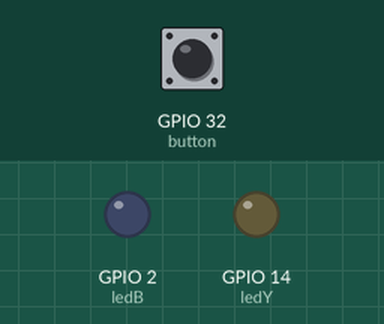
Simulated run of this program. Board: ESP32 board running MicroPython. Shown: output pins drawn as LEDs (lit = HIGH). Inputs (shaded band) come from the test bench; at power-on: GPIO 32 (button) LOW. What the program prints to the serial console is not drawn.

Above: at 1.2 s.
1.3 s: GPIO 32 (button) pulled HIGH for 1 s
At 3.4 s:
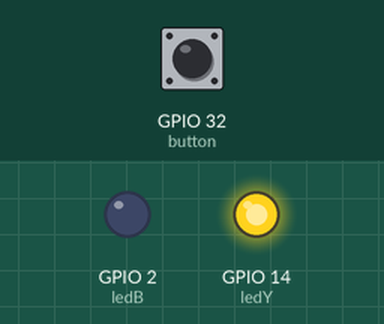
3.8 s: GPIO 32 (button) pulled HIGH for 0.15 s
At 5.1 s:
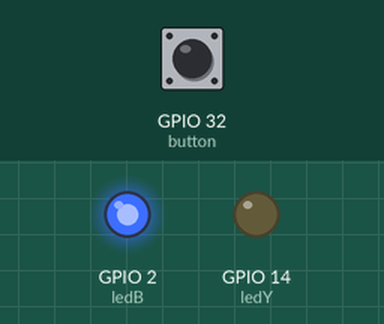
5.4 s: GPIO 32 (button) pulled HIGH for 3.2 s
Timing chart, 0 to 6.2 s (numbered marks = the images above; inputs shaded):
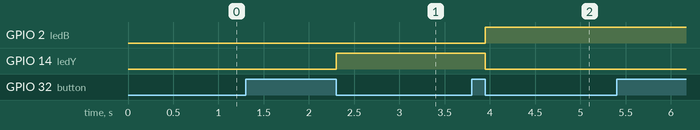

The program:

buttons.py
```python
from machine import Pin

PIN_BUTTON = 32
PIN_LED_B = 2
PIN_LED_Y = 14
#variables PWM
freq = 500
id = 0
ledY = Pin(PIN_LED_Y, Pin.OUT)
ledB = Pin(PIN_LED_B, Pin.OUT)

button = Pin(PIN_BUTTON, Pin.PULL_DOWN)
ledB.off()
ledY.off()
print("Getting started")
while True:
    state_button = button.value()
    if id == 0:
        ledB.off()
        ledY.off()
    if state_button == 1:
        id = id + 1

    if id ==1:
        ledB.on()
        ledY.off()
    if id ==2:
        ledY.on()
        ledB.off()
    if id == 3:
        ledB.on()
        ledY.on()
    if id > 3:
        id = 0
    if state_button == 1:
        print("Press button || id: ",id)
# def highLed():
#     global count, led

#     if count == 0:
#         ledB.on()
#         ledY.off()
#         print('Blue led on')
#     if count == 1:
#         ledB.off()
#         ledY.on()
#         print('Yellow led on')
#     if count == 2:
#         ledB.off()
#         ledY.off()
#         print('Red led on')

#     count += 1
#     if count > 2:
#         count = 0

# state_button.irq(handler= highLed, trigger= Pin.IRQ_RISING)
```

Measured:
- after the input at 1.3 s, GPIO 14 (ledY): LOW → HIGH after 1.0 s
- after the input at 3.8 s, GPIO 2 (ledB): LOW → HIGH after 0.15 s; GPIO 14 (ledY): HIGH → LOW after 0.15 s
